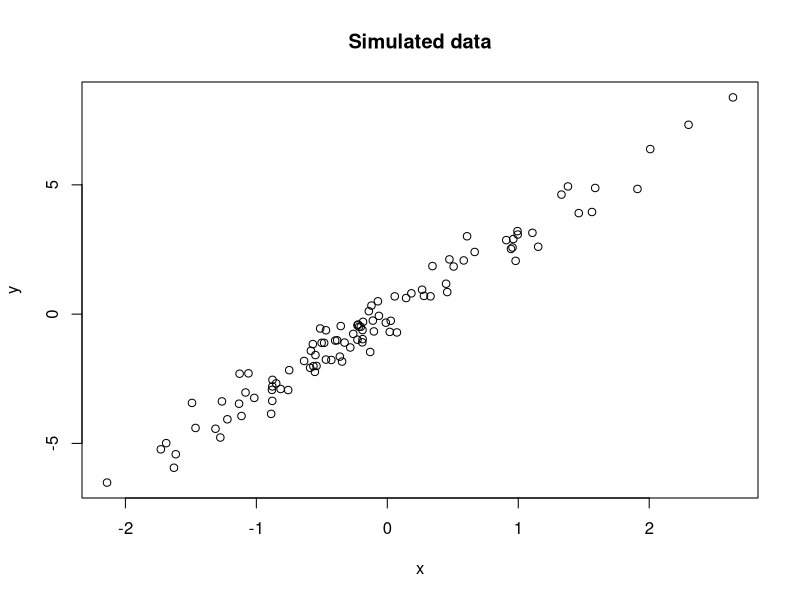

Write the R code that produced this figure.
#simulate and plot data 
#Leah Veldhuisen 
#lveldhuisen@email.arizona.edu
#2021-03-23

#simulate data from normal distribution 
x <- rnorm(n = 100)
y <- 3 * x + rnorm(n = 100, sd = 0.5)

#plot simulated data
plot(x = x, y = y, main = "Simulated data")

